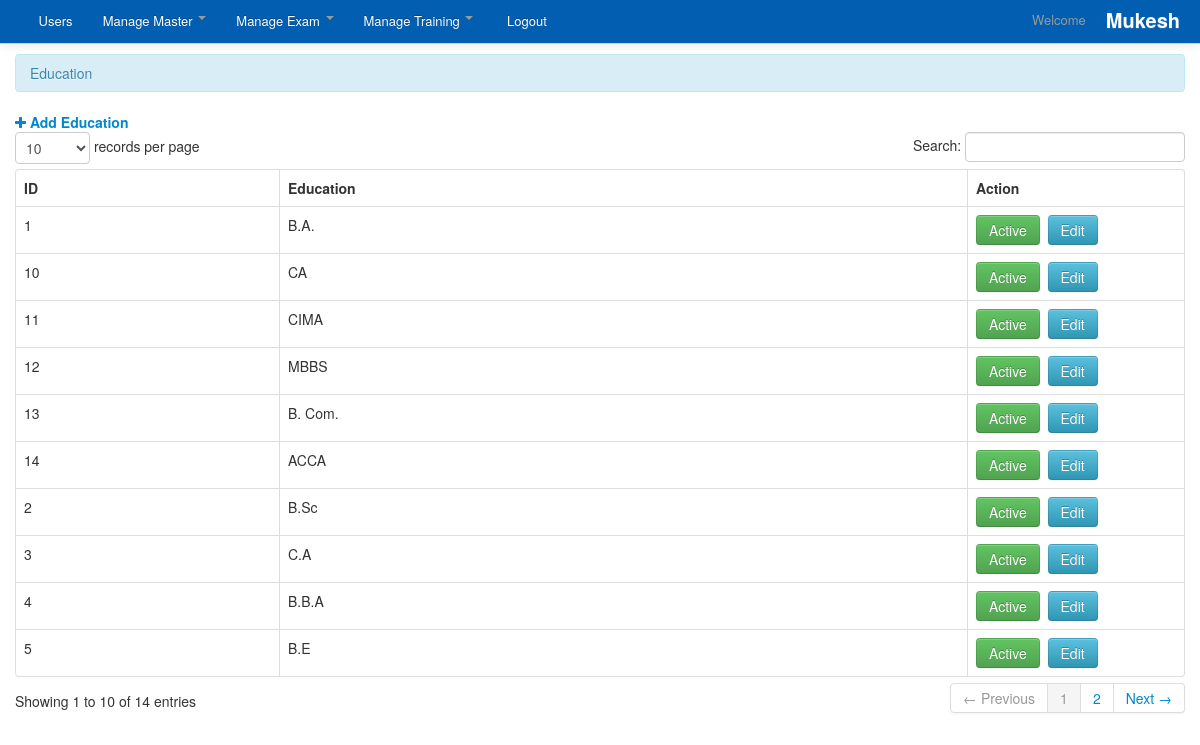
Screenshot of /admin/education.php (signed in) with the database file from the repository.
### tables this page shows
CREATE TABLE `master_education` (
  `id` int(11) NOT NULL,
  `post_date` timestamp NOT NULL DEFAULT CURRENT_TIMESTAMP,
  `modified_date` datetime NOT NULL,
  `education` varchar(250) NOT NULL,
  `status` int(11) NOT NULL DEFAULT '1'
);

### admin/education.php (the view, shortened to what this page needs)
<?php
include('header.php');
?>
<div class="container">
<div class="margin-top">
<div class="row">
<div class="span12">
<div class="alert alert-info">Education </div>
<a href="education_add.php" ><i class="fa fa-plus"></i>&nbsp;<strong>Add Education</strong></a>
<table cellpadding="0" cellspacing="0" border="0" class="table  table-bordered" id="example">
<thead>
<tr>
<th>ID</th>
<th>Education</th>
<th>Action</th>
</tr>
</thead>
<tbody>
<?php
$neelx="SELECT `id`, `education`, `status` FROM `master_education` WHERE 1";
$result = mysql_query($neelx)or die(mysql_error());
while($row=mysql_fetch_array($result)){
$getid=$row['id'];  ?>
<tr>
<td><?php echo $getid; ?></td>
<td><?php echo $row['education']; ?></td>
<?php $status=$row['status']; ?>
<td width="200">
 <?php if($status == 1) { ?> <a href="education.php?id=<?php echo $getid; ?>&status=0&action=active" onClick="return(window.confirm('Are you sure you want to Deactivate.'));" class="btn btn-success">Active</a><?php } else { ?><a  href="education.php?id=<?php echo $getid; ?>&status=1&action=active" onClick="return(window.confirm('Are you sure you want to Activate.'));" class="btn btn-warning">Inactive</a><?php } ?>
&nbsp;<a title="View" href="education_edit.php?uid=<?php echo $getid;?>" class="btn btn-info">Edit</a>
</td>
</tr>
<?php  }  ?>
</tbody>
</table>
</div>
</div>
</div>
</div>
<?php include('footer.php') ?>

### admin/css/docs.css (style rules this page uses)
.margin-top { margin-top:10px; }
body { background: url(../img/grid_noise.png); position: relative; }

### admin/css/print.css (style rules this page uses)
table { font-family:arial !important; }
#example th { border-right:1px solid; font-family:arial !important; }
#example th:first-child { border-left:1px solid; font-family:arial !important; }
#example td { border-right:1px solid; text-align:center; }
#example td:first-child { border-left:1px solid; text-align:center; }

### admin/css/work.css (style rules this page uses)
a { color: black; }

### rows the page displays
master_education: id "1", education "B.A."
master_education: id "2", education "B.Sc"
master_education: id "3", education "C.A"
master_education: id "4", education "B.B.A"
master_education: id "5", education "B.E"
master_education: id "10", education "CA"
master_education: id "11", education "CIMA"
master_education: id "12", education "MBBS"
master_education: id "13", education "B. Com."
master_education: id "14", education "ACCA"

### other values shown
$username "Mukesh"
